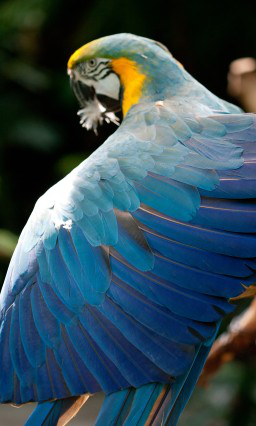
#> input picture parser/lesson_02_input.png, 256 x 426 px
$ jupyter execute --allow-errors nb.ipynb   (shell and % lines are left out)
#> lines starting #> are read from the running program, lines starting #| are printed output that depends on the picture
# Loading Pre-Trained Models

## Description

In this tutorial, we will use the pre-trained `squeezenet` model from the [ModelZoo](https://github.com/caffe2/caffe2/wiki/Model-Zoo) to classify our own images. As input, we will provide the path (or URL) to an image we want to classify. It will also be helpful to know the [ImageNet object code](https://gist.githubusercontent.com/aaronmarkham/cd3a6b6ac071eca6f7b4a6e40e6038aa/raw/9edb4038a37da6b5a44c3b5bc52e448ff09bfe5b/alexnet_codes) for the image so we can verify our results. The 'object code' is nothing more than the integer label for the class used during training, for example "985" is the code for the class "daisy". Note, although we are using squeezenet here, this tutorial serves as a somewhat universal method for running inference on pretrained models.

If you came from the [Image Pre-Processing Tutorial](https://caffe2.ai/docs/tutorial-image-pre-processing.html), you will see that we are using rescale and crop functions to prep the image, as well as reformatting the image to be CHW, BGR, and finally NCHW. We also correct for the image mean by either using the calculated mean from a provided npy file, or statically removing 128 as a placeholder average.

Hopefully, you will find that loading pre-trained models is simple and syntactically concise. From a high level, these are the three required steps for running inference on a pretrained model:

1. Read the init and predict protobuf (.pb) files of the pretrained model

        with open("init_net.pb", "rb") as f:
            init_net = f.read()
        with open("predict_net.pb", "rb") as f:
            predict_net = f.read()

2. Initialize a Predictor in your workspace with the blobs from the protobufs

        p = workspace.Predictor(init_net, predict_net)

3. Run the net on some data and get the (softmax) results!

        results = p.run({'data': img})

Note, assuming the last layer of the network is a softmax layer, the results come back as a multidimensional array of probabilities with length equal to the number of classes that the model was trained on. The probabilities may be indexed by the object code (integer type), so if you know the object code you can index the results array at that index to view the network's confidence that the input image is of that class.

**Model Download Options**

Although we will use `squeezenet` here, you can check out the [Model Zoo for pre-trained models](https://github.com/caffe2/caffe2/wiki/Model-Zoo) to browse/download a variety of pretrained models, or you can use Caffe2's `caffe2.python.models.download` module to easily acquire pre-trained models from [Github caffe2/models](http://github.com/caffe2/models).

For our purposes, we will use the `models.download` module to download `squeezenet` into the `/caffe2/python/models` folder of our local Caffe2 installation with the following command:

```
python -m caffe2.python.models.download -i squeezenet
```

If the above download worked then you should have a directory named squeezenet in your `/caffe2/python/models` folder that contains `init_net.pb` and `predict_net.pb`. Note, if you do not use the `-i` flag, the model will be downloaded to your CWD, however it will still be a directory named squeezenet containing two protobuf files. Alternatively, if you wish to download all of the models, you can clone the entire repo using:

```
git clone https://github.com/caffe2/models
```

## Code

Before we start, lets take care of the required imports.

[cell 1]
from __future__ import absolute_import
from __future__ import division
from __future__ import print_function
from __future__ import unicode_literals
from caffe2.proto import caffe2_pb2
import numpy as np
import skimage.io
import skimage.transform
from matplotlib import pyplot
import os
from caffe2.python import core, workspace, models
import operator
print("Required modules imported.")

### Inputs

Here, we will specify the inputs to be used for this run, including the input image, the model location, the mean file (optional), the required size of the image, and the location of the label mapping file.

[cell 2]
# Configuration --- Change to your setup and preferences!
# This directory should contain the models downloaded from the model zoo. To run this
#   tutorial, make sure there is a 'squeezenet' directory at this location that
#   contains both the 'init_net.pb' and 'predict_net.pb'
CAFFE_MODELS = "../"

# [5 lines of commented-out code are left out]
IMAGE_LOCATION = "../lesson_02_input.png"

# What model are we using?
#    Format below is the model's: <folder, INIT_NET, predict_net, mean, input image size>
#    You can switch 'squeezenet' out with 'bvlc_alexnet', 'bvlc_googlenet' or others that you have downloaded
MODEL = 'inception_v1', 'init_net.pb', 'predict_net.pb', 'ilsvrc_2012_mean.npy', 224

# codes - these help decypher the output and source from a list from ImageNet's object codes
#    to provide an result like "tabby cat" or "lemon" depending on what's in the picture
#   you submit to the CNN.
codes =  "https://gist.githubusercontent.com/aaronmarkham/cd3a6b6ac071eca6f7b4a6e40e6038aa/raw/9edb4038a37da6b5a44c3b5bc52e448ff09bfe5b/alexnet_codes"
print("Config set!")

### Setup paths

With the configs set, we can now load the mean file (if it exists), as well as the predict net and the init net.

[cell 3]
# set paths and variables from model choice and prep image
CAFFE_MODELS = os.path.expanduser(CAFFE_MODELS)

# mean can be 128 or custom based on the model
# gives better results to remove the colors found in all of the training images
MEAN_FILE = os.path.join(CAFFE_MODELS, MODEL[0], MODEL[3])
if not os.path.exists(MEAN_FILE):
    print("No mean file found!")
    mean = 128
else:
    print ("Mean file found!")
    mean = np.load(MEAN_FILE).mean(1).mean(1)
    mean = mean[:, np.newaxis, np.newaxis]
print("mean was set to: ", mean)

# some models were trained with different image sizes, this helps you calibrate your image
INPUT_IMAGE_SIZE = MODEL[4]

# make sure all of the files are around...
INIT_NET = os.path.join(CAFFE_MODELS, MODEL[0], MODEL[1])
PREDICT_NET = os.path.join(CAFFE_MODELS, MODEL[0], MODEL[2])

# Check to see if the files exist
if not os.path.exists(INIT_NET):
    print("WARNING: " + INIT_NET + " not found!")
else:
    if not os.path.exists(PREDICT_NET):
        print("WARNING: " + PREDICT_NET + " not found!")
    else:
        print("All needed files found!")

### Image Preprocessing

Now that we have our inputs specified and verified the existance of the input network, we can load the image and pre-processing the image for ingestion into a Caffe2 convolutional neural network! This is a very important step as the trained CNN requires a specifically sized input image whose values are from a particular distribution.

[cell 4]
# Function to crop the center cropX x cropY pixels from the input image
def crop_center(img,cropx,cropy):
    y,x,c = img.shape
    startx = x//2-(cropx//2)
    starty = y//2-(cropy//2)
    return img[starty:starty+cropy,startx:startx+cropx]

# Function to rescale the input image to the desired height and/or width. This function will preserve
#   the aspect ratio of the original image while making the image the correct scale so we can retrieve
#   a good center crop. This function is best used with center crop to resize any size input images into
#   specific sized images that our model can use.
def rescale(img, input_height, input_width):
    # Get original aspect ratio
    aspect = img.shape[1]/float(img.shape[0])
    if(aspect>1):
        # landscape orientation - wide image
        res = int(aspect * input_height)
        imgScaled = skimage.transform.resize(img, (input_width, res))
    if(aspect<1):
        # portrait orientation - tall image
        res = int(input_width/aspect)
        imgScaled = skimage.transform.resize(img, (res, input_height))
    if(aspect == 1):
        imgScaled = skimage.transform.resize(img, (input_width, input_height))
    return imgScaled

# Load the image as a 32-bit float
#    Note: skimage.io.imread returns a HWC ordered RGB image of some size
img = skimage.img_as_float(skimage.io.imread(IMAGE_LOCATION)).astype(np.float32)
print("Original Image Shape: " , img.shape)
#| Original Image Shape:  (426, 256, 3)
print(np.max(img))
#| 1.0

# Rescale the image to comply with our desired input size. This will not make the image 227x227
#    but it will make either the height or width 227 so we can get the ideal center crop.
img = rescale(img, INPUT_IMAGE_SIZE, INPUT_IMAGE_SIZE)
print("Image Shape after rescaling: " , img.shape)
#| Image Shape after rescaling:  (372, 224, 3)
pyplot.figure()
pyplot.imshow(img)
pyplot.title('Rescaled image')

# Crop the center 227x227 pixels of the image so we can feed it to our model
img = crop_center(img, INPUT_IMAGE_SIZE, INPUT_IMAGE_SIZE)
#> in crop_center, `return img[starty:starty+cropy,startx:startx+cropx]`:
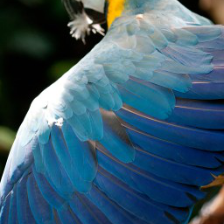
#> returned value: shape (224, 224, 3) float32; mean of channels 0, 1, 2 0.242, 0.36, 0.431; drawn as R, G, B
print("Image Shape after cropping: " , img.shape)
#| Image Shape after cropping:  (224, 224, 3)
pyplot.figure()
pyplot.imshow(img)
pyplot.title('Center Cropped')

# switch to CHW (HWC --> CHW)
img = img.swapaxes(1, 2).swapaxes(0, 1)
print("CHW Image Shape: " , img.shape)
#| CHW Image Shape:  (3, 224, 224)

pyplot.figure()
for i in range(3):
    # For some reason, pyplot subplot follows Matlab's indexing
    # convention (starting with 1). Well, we'll just follow it...
    pyplot.subplot(1, 3, i+1)
    pyplot.imshow(img[i])
    pyplot.axis('off')
    pyplot.title('RGB channel %d' % (i+1))

# switch to BGR (RGB --> BGR)
img = img[(2, 1, 0), :, :]

print(np.max(img))
#| 1.0

# remove mean for better results
img = (img * 255 - mean)

print(np.max(img))
#| 127.0

# add batch size axis which completes the formation of the NCHW shaped input that we want
img = img[np.newaxis, :, :, :].astype(np.float32)

print("NCHW image (ready to be used as input): ", img.shape)
#| NCHW image (ready to be used as input):  (1, 3, 224, 224)
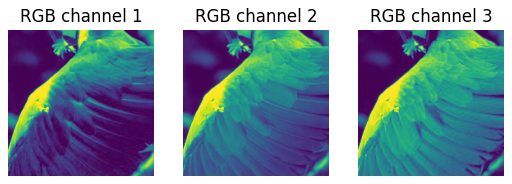
#> figure drawn by matplotlib, 3 panels

$ run again, with parser/image.png copied over parser/lesson_02_input.png
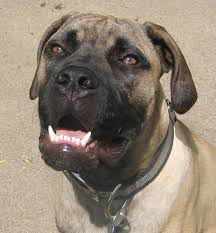
#> input picture parser/image.png, 216 x 233 px
#| Original Image Shape:  (233, 216, 3)
#| 1.0
#| Image Shape after rescaling:  (241, 224, 3)
#> in crop_center, `return img[starty:starty+cropy,startx:startx+cropx]`:
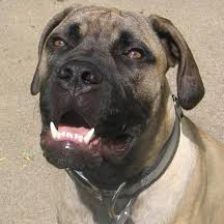
#> returned value: shape (224, 224, 3) float32; mean of channels 0, 1, 2 0.551, 0.502, 0.445; drawn as R, G, B
#| Image Shape after cropping:  (224, 224, 3)
#| CHW Image Shape:  (3, 224, 224)
#| 1.0
#| 127.0
#| NCHW image (ready to be used as input):  (1, 3, 224, 224)
#> `[cell 4] # Function to crop the center cropX x cropY pixels from the i..`:
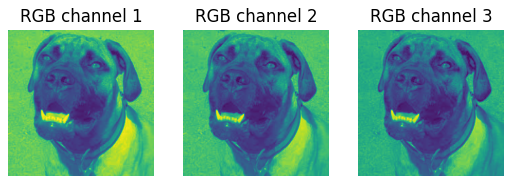
#> figure drawn by matplotlib, 3 panels
